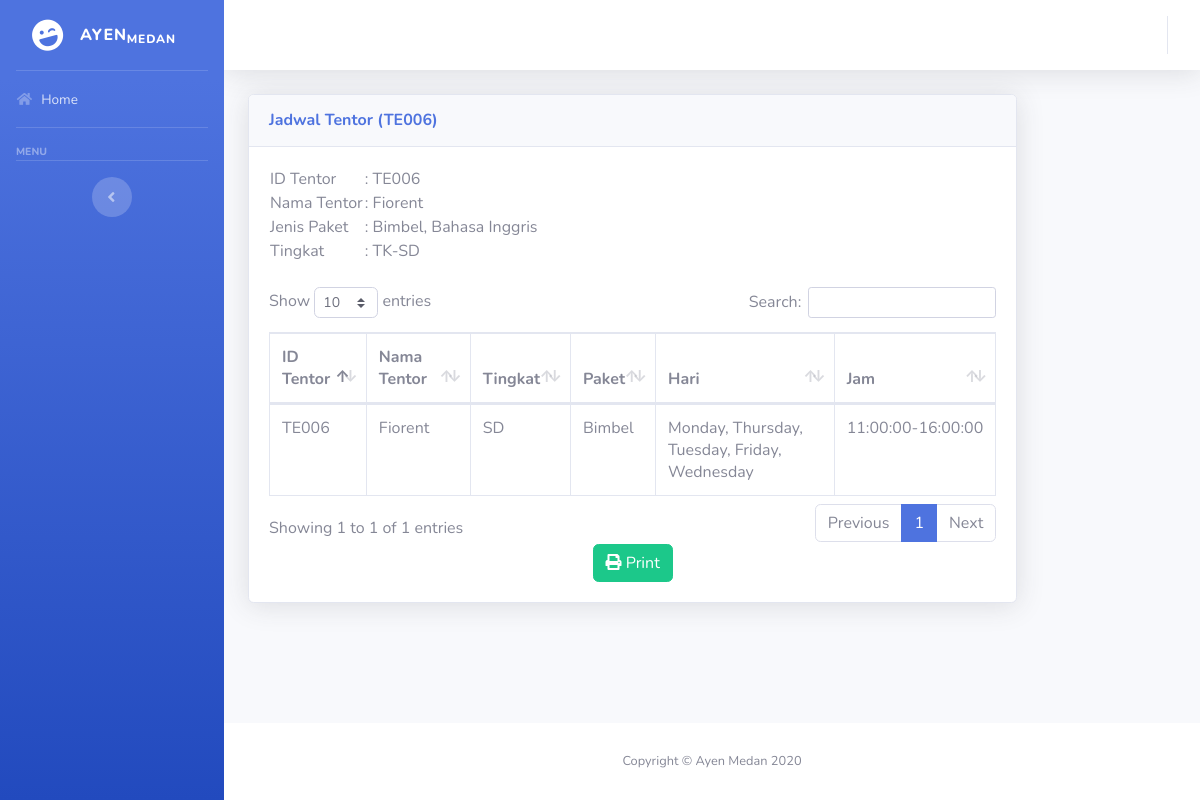
The app's page /view-jadwal-tentor.php?id=TE006 with its own data.
### tables this page shows
CREATE TABLE `tentor` (
  `idTentor` varchar(10) NOT NULL,
  `namaTentor` text NOT NULL,
  `pendidikan` text NOT NULL,
  `noHP` varchar(12) NOT NULL,
  `gender` enum('Laki-Laki','Perempuan') NOT NULL,
  `kelas` text NOT NULL,
  `tglDaftar` date NOT NULL,
  `paket` text NOT NULL,
  `hariMengajar` text NOT NULL,
  `tingkat` text NOT NULL,
  `jenisTentor` enum('Harian','Tetap') NOT NULL,
  `jamAjar` enum('10.00-20.00','11.00-19.00','14.00-20.00') NOT NULL,
  `status` enum('Aktif','Cuti') NOT NULL
);

CREATE TABLE `kbm` (
  `id` int(11) NOT NULL,
  `kelas` text NOT NULL,
  `paket` enum('Bimbel','MAFIA','Bahasa Mandarin','Bahasa Inggris') NOT NULL,
  `jamMulai` time NOT NULL,
  `jamAkhir` time NOT NULL,
  `hariMengajar` text NOT NULL,
  `tingkat` enum('TK','SD','SMP','SMA') NOT NULL,
  `tentor` varchar(10) NOT NULL
);

### view-jadwal-tentor.php (the view, shortened to what this page needs)
<?php
include("koneksi.php");
?>
<html>
    <head>
        <link href="vendor/fontawesome-free/css/all.min.css" rel="stylesheet" type="text/css">
        <link href="css/sb-admin-2.min.css" rel="stylesheet">
		<link href="vendor/datatables/dataTables.bootstrap4.min.css" rel="stylesheet">
    </head>
    <body id="page-top">
    <div id="wrapper">
        <?php include("sidebar.php"); ?>
        <div id="content-wrapper" class="d-flex flex-column">
            <div id="content">
                <nav class="navbar navbar-expand navbar-light bg-white topbar mb-4 static-top shadow">
                    <?php include("topBar.php"); ?>
                </nav>
                <div class="container-fluid">
                    <div class="row">
						<div class="col-xs-12 col-sm-12 col-md-10 col-lg-10">
							<div class="card shadow mb-4">
								<div class="card-header py-3">
									<h6 class="m-0 font-weight-bold text-primary">Jadwal Tentor (<?php echo $_GET['id']; ?>)</h6>
								</div>
								<div class="card-body">
									<div class="table-responsive">
										<table border="0">
											<?php
											$dataTentor = mysqli_query($db, "SELECT * FROM `tentor` WHERE idTentor = '$_GET[id]'");
											while ($dTentor = mysqli_fetch_array($dataTentor)) {
											?>
											<tr><td>ID Tentor</td><td>: <?php echo $dTentor['idTentor']; ?></td></tr>
											<tr><td>Nama Tentor</td><td>: <?php echo $dTentor['namaTentor']; ?></td></tr>
											<tr><td>Jenis Paket</td><td>: <?php echo $dTentor['paket']; ?></td></tr>
											<tr><td>Tingkat</td><td>: <?php echo $dTentor['tingkat']; ?></td></tr>
											<?php
											}
											?>
										</table>
										<br/>
									</div>
									<div class="table-responsive">
										<table class="table table-bordered" id="dataTable" width="100%" cellspacing="0">
											<thead>
												<tr>
													<th>ID Tentor</th>
													<th>Nama Tentor</th>
													<th>Tingkat</th>
													<th>Paket</th>
													<th>Hari</th>
													<th>Jam</th>
												</tr>
											</thead>
											<tbody>
												<?php
												$jadwalTentor = mysqli_query($db, "SELECT kbm.*, tentor.namaTentor FROM `kbm`, `tentor` WHERE kbm.tentor = '$_GET[id]' AND kbm.tentor = tentor.idTentor");
												while($jadwal = mysqli_fetch_array($jadwalTentor)) {
												?>
												<tr>
												    <td><?= $jadwal['tentor']; ?></td>
												    <td><?= $jadwal['namaTentor']; ?></td>
												    <td><?= $jadwal['tingkat']; ?></td>
												    <td><?= $jadwal['paket']; ?></td>
												    <td><?= $jadwal['hariMengajar']; ?></td>
												    <td><?= $jadwal['jamMulai'] . "-" . $jadwal['jamAkhir']; ?></td>
												</tr>
												<?php
												}
												?>
											</tbody>
										</table>
									</div>
									<div class="text-center">
										<a href="print.php?table=tentor&id=<?= $_GET['id']; ?>" class="btn btn-success" target="_blank"> <i class="fa fa-print"></i> Print</a>
									</div>
								</div>
							</div>
						</div>
					</div>
				</div>
			</div>
			<footer class="sticky-footer bg-white">
				<div class="container my-auto">
					<div class="copyright text-center my-auto">
						<span>Copyright &copy; Ayen Medan 2020</span>
					</div>
				</div>
			</footer>
		</div>
	</div>
	</body>
</html>

### records on screen
tentor: idTentor "TE006", namaTentor "Fiorent", paket "Bimbel, Bahasa Inggris", tingkat "TK-SD"
kbm: tentor "TE006", tentor.namaTentor "Fiorent", tingkat "SD", paket "Bimbel", hariMengajar "Monday, Thursday, Tuesday, Friday, Wednesday", jamMulai "11:00:00", jamAkhir "16:00:00"

### other values on screen
$_GET['id'] "TE006"
